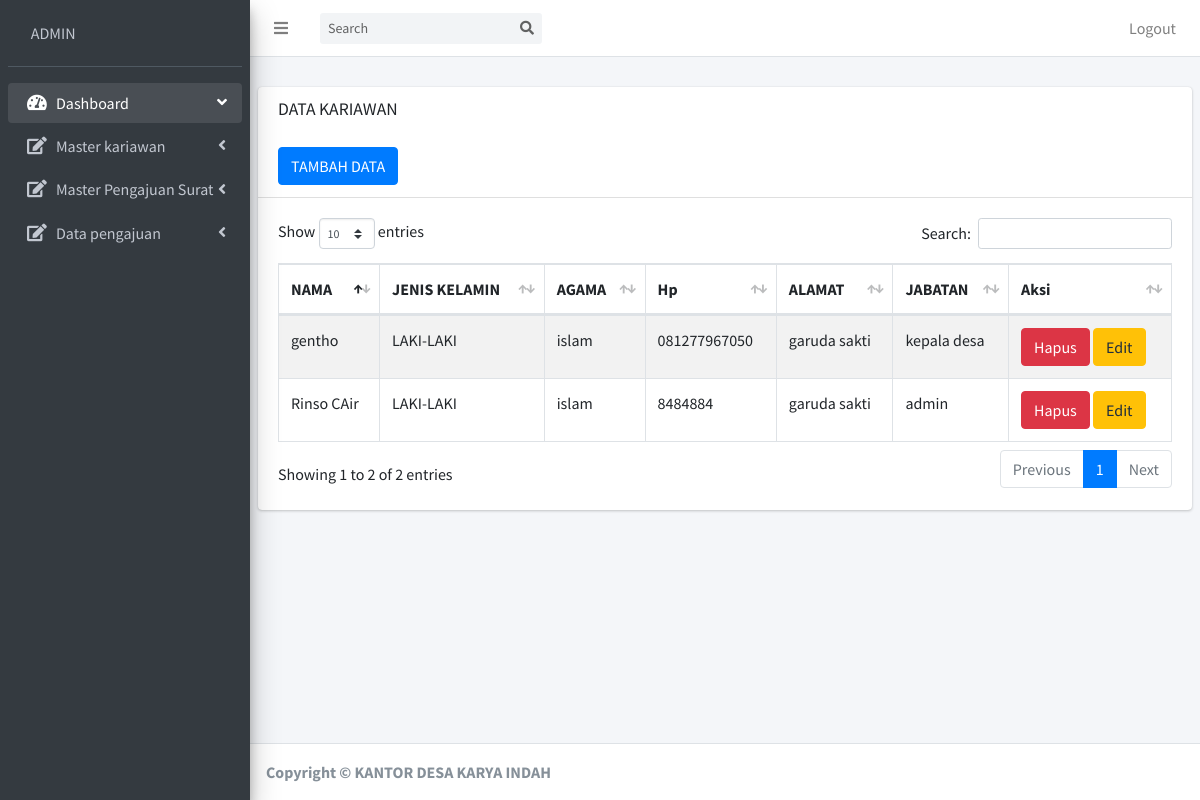
The app's page /sistem/admin/kariawan/kariawan_view.php (signed in) with its own data.
### tables this page shows
CREATE TABLE `kariawan` (
  `id_kariawan` varchar(100) NOT NULL,
  `nama_kariawan` varchar(125) NOT NULL,
  `jenis_kariawan` varchar(10) NOT NULL,
  `agama_kariawan` varchar(20) NOT NULL,
  `alamat_kariawan` varchar(125) NOT NULL,
  `jabatan_kariawan` varchar(50) NOT NULL,
  `no_hp` varchar(30) NOT NULL
);

### sistem/admin/kariawan/kariawan_view.php (the view, shortened to what this page needs)
<?php include "../../pages/coneksi/config.php";
if (
  empty($_SESSION['username']) and
  empty($_SESSION['password'])
) {
  header('location:../../pages/login/login.php');
} else {
  if ($_SESSION['akses'] == "ADMIN") {
?>
    <!DOCTYPE html>
    <html>
    <head>
      <link rel="stylesheet" href="../../plugins/fontawesome-free/css/all.min.css">
      <link rel="stylesheet" href="https://code.ionicframework.com/ionicons/2.0.1/css/ionicons.min.css">
      <link rel="stylesheet" href="../../plugins/datatables-bs4/css/dataTables.bootstrap4.css">
      <link rel="stylesheet" href="../../dist/css/adminlte.min.css">
    </head>
    <body class="hold-transition sidebar-mini">
      <div class="wrapper">
        <?php include 'navbar.php';
        include 'sidebar.php'; ?>
        <div class="content-wrapper">
          <section class="content-header">
          </section>
          <section class="content">
            <div class="row">
              <div class="col-12">
                <div class="card">
                  <div class="card-header">
                    <h3 class="card-title">DATA KARIAWAN</h3> <br><br>
                    <a href='kariawan_add.php' class='btn btn-primary'>TAMBAH DATA</a>
                  </div>
                  <div class="card-body">
                    <table id="example1" class="table table-bordered table-striped">
                      <thead>
                        <tr>
                          <th>NAMA</th>
                          <th>JENIS KELAMIN</th>
                          <th>AGAMA</th>
                          <th>Hp</th>
                          <th>ALAMAT</th>
                          <th>JABATAN</th>
                          <th>Aksi</th>
                        </tr>
                      </thead>
                      <tbody>
                        <?php
                        $queri = "SELECT * FROM kariawan ";
                        $hasil = mysqli_query($koneksi, $queri);
                        while ($kolom = mysqli_fetch_assoc($hasil)) {
                        ?><tr>
                            <td><?php echo "$kolom[nama_kariawan]"; ?></td>
                            <td><?php echo "$kolom[jenis_kariawan]"; ?></td>
                            <td><?php echo "$kolom[agama_kariawan]"; ?></td>
                            <td><?php echo "$kolom[no_hp]"; ?></td>
                            <td><?php echo "$kolom[alamat_kariawan]"; ?></td>
                            <td><?php echo "$kolom[jabatan_kariawan]"; ?></td>
                            <td><?php echo "
                            <a href='kariawan_hapus.php?id=$kolom[id_kariawan]' onclick=\"return confirm('Apakah anda yakin akan menghapus :)\" class='btn btn-danger'>Hapus</a>
                            <a href='kariawan_edit.php?id=$kolom[id_kariawan]' class='btn btn-warning'>Edit</a>"; ?></td>
                          </tr>
                        <?php
                        }
                        ?>
                      </tbody>
                    </table>
                  </div>
                </div>
              </div>
            </div>
          </section>
        </div>
        <?php include '../footer.php'; ?>
      </div>
    </body>
    </html>
<?php
  } else {
    echo '<script language="javascript">
                        alert ("Anda Tida Punya Akses");
                        window.location="../../pages/login/logout.php";
                        </script>';
    exit();
  }
}; ?>

### records on screen
kariawan: nama_kariawan "Rinso CAir", jenis_kariawan "LAKI-LAKI", agama_kariawan "islam", no_hp "8484884", alamat_kariawan "garuda sakti", jabatan_kariawan "admin"
kariawan: nama_kariawan "gentho", jenis_kariawan "LAKI-LAKI", agama_kariawan "islam", no_hp "081277967050", alamat_kariawan "garuda sakti", jabatan_kariawan "kepala desa"

### other values on screen
$_SESSION[akses] "ADMIN"
